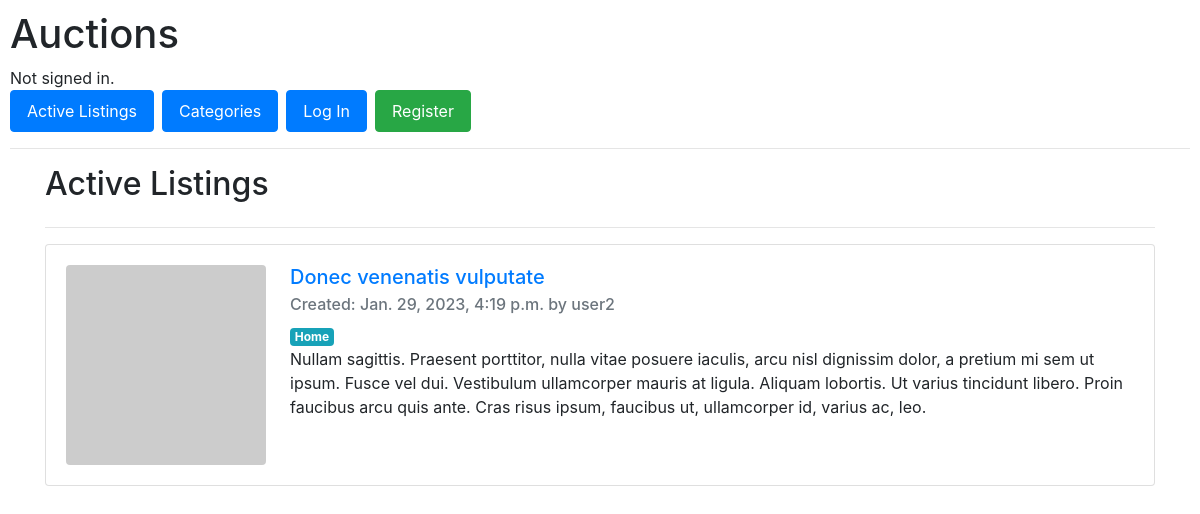
Before: / with the older database file.
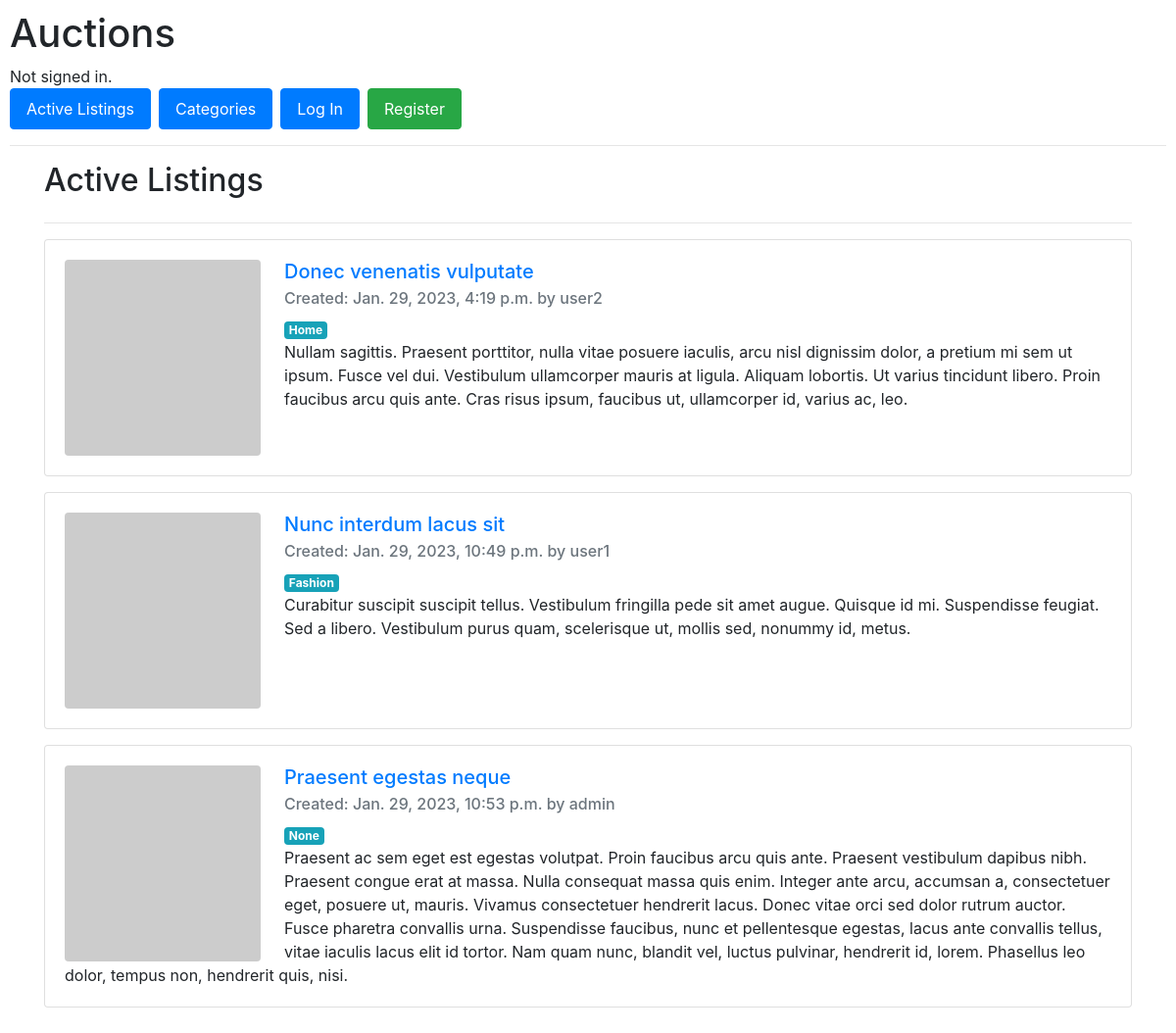
After: the same page with the newer database file.
### auctions/models.py (models this page shows, shortened)
class Listing(models.Model):
    user = models.ForeignKey(to=User, on_delete=models.PROTECT)
    title = models.CharField(max_length=50)
    description = models.TextField()
    category = models.ForeignKey(to=Category, on_delete=models.PROTECT, blank=True, null=True)
    image = models.URLField(blank=True, null=True)
    starting_price = models.DecimalField(max_digits=20, decimal_places=2)
    date_created = models.DateTimeField(auto_now_add=True)
    is_active = models.BooleanField(default=True)

class User(AbstractUser):
    watchlist = models.ManyToManyField(to="Listing", related_name="watched_by")

class Category(models.Model):
    name = models.CharField(max_length=50, unique=True)
    def __str__(self) -> str:
        return self.name
    class Meta:
        verbose_name_plural = "Categories"

### auctions/views.py (the view)
# urls.py: path("", views.index, name="index"),
def index(request):
    listings = Listing.objects.filter(is_active=True)
    return render(request, "auctions/index.html", context={
        "listings": listings,
    })

### auctions/templates/auctions/index.html
{% extends "auctions/layout.html" %}
{% block body %}
    <div class="container">
        <div class="row">
            <div class="col">
                <h2>{{ page_heading | default:"Active Listings"}}</h2>
            </div>
        </div>
        <hr>
        <div class="row">
            <div class="col">
            {% for listing in listings %}
                <div class="card mb-3">
                    <div class="card-body">
                        <img src="{{ listing.image|default:'https://dummyimage.com/200x200/404040/ffffff.jpg&text=No+Image' }}" class="img-fluid rounded float-left mr-4" style="width: 200px; height: 200px;" alt="No image">
                        <h5 class="card-title">
                            <a href="{% url 'listing_detail' listing.id %}">{{ listing.title }}</a>
                        </h5>
                        <h6 class="card-subtitle mb-2 text-muted">Created: {{ listing.date_created }} by {{ listing.user }}</h6>
                        <span class="badge badge-info">{{ listing.category }}</span>
                        <p class="card-text">{{ listing.description }}</p>
                    </div>
                </div>
            {% empty %}
                Sorry, no active listing.
            {% endfor %}
            </div>
        </div>
    </div>
{% endblock %}

### auctions/templates/auctions/layout.html (shortened to what this page needs)
{% load static %}
<!DOCTYPE html>
<html lang="en">
    <head>
        <link rel="stylesheet" href="https://stackpath.bootstrapcdn.com/bootstrap/4.4.1/css/bootstrap.min.css">
        <link href="{% static 'auctions/styles.css' %}" rel="stylesheet">
    </head>
    <body>
        <h1>Auctions</h1>
        <div>
            {% if user.is_authenticated %}
                Signed in as <strong>{{ user.username }}</strong>.
            {% else %}
                Not signed in.
            {% endif %}
        </div>
        <ul class="nav">
            <li class="nav-item">
                <a class="nav-link btn btn-primary mr-2" href="{% url 'index' %}">Active Listings</a>
            </li>
            <li class="nav-item">
                <a class="nav-link btn btn-primary mr-2" href="{% url 'categories' %}">Categories</a>
            </li>
            {% if user.is_authenticated %}
                <li class="nav-item">
                    <a class="nav-link btn btn-primary mr-2" href="{% url 'add_listing' %}">Add Listing</a>
                </li>
                <li class="nav-item">
                    <a class="nav-link btn btn-primary mr-2" href="{% url 'watchlist' %}">Watchlist <span class="badge badge-light">{{ user.watchlist.all|length }}</span></a>
                </li>
                <li class="nav-item">
                    <a class="nav-link btn btn-secondary mr-2" href="{% url 'logout' %}">Log Out</a>
                </li>
            {% else %}
                <li class="nav-item">
                    <a class="nav-link btn btn-primary mr-2" href="{% url 'login' %}">Log In</a>
                </li>
                <li class="nav-item">
                    <a class="nav-link btn btn-success mr-2" href="{% url 'register' %}">Register</a>
                </li>
            {% endif %}
        </ul>
        <hr>
        {% block body %}
        {% endblock %}
    </body>
</html>

### auctions/static/auctions/styles.css (style rules this page uses)
body { padding: 10px; }

Changed rows visible on the page:
added Listing: title "Nunc interdum lacus sit", date_created "Jan. 29, 2023, 10:49 p.m.", user "user1", category "Fashion", description "Curabitur suscipit suscipit tellus. Vestibulum fringilla pede sit amet augue. Quisque id mi. Suspendisse feugiat. Sed a libero. Vestibulum purus quam, scelerisque ut, mollis sed, nonummy id, metus."
added Listing: title "Praesent egestas neque", date_created "Jan. 29, 2023, 10:53 p.m.", user "admin", category "None", description "Praesent ac sem eget est egestas volutpat. Proin faucibus arcu quis ante. Praesent vestibulum dapibus nibh. Praesent congue erat at massa. Nulla consequat massa quis enim. Integer ante arcu, accumsan a, consectetuer eget, posuere ut, mauris. Vivamus consectetuer hendrerit lacus. Donec vitae orci sed dolor rutrum auctor. Fusce pharetra convallis urna. Suspendisse faucibus, nunc et pellentesque egestas, lacus ante convallis tellus, vitae iaculis lacus elit id tortor. Nam quam nunc, blandit vel, luctus pulvinar, hendrerit id, lorem. Phasellus leo dolor, tempus non, hendrerit quis, nisi."
